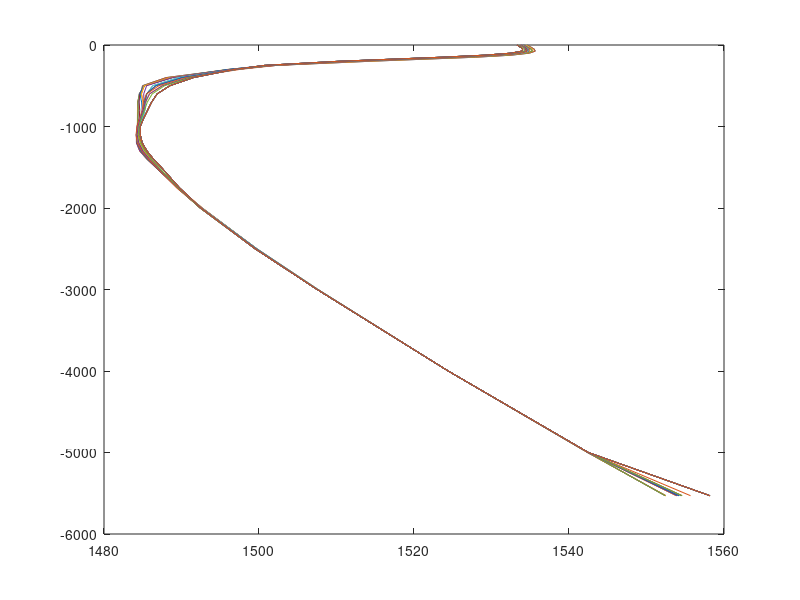

The MATLAB script that drew this image:
% std14profile.m - create sound speed profile from std014 site

% translate std014 profiles into 3-D space

clear all; close all;
load std14raw
latitude = unique(latitude) ; N = length(latitude) ;
longitude = unique(longitude) ; M = length(longitude) ;
depth = -svp0001(:,1)'; D = length(depth) ;

profile = reshape(profile,N,M)';
speed = zeros(D,N,M);
for n = 1:N
    for m = 1:M
        eval(sprintf('speed(:,n,m)=svp%04d(:,2);',profile(n,m)));
    end
end
plot( squeeze(speed(:,1,:)), depth ) ;

save std14profile latitude longitude depth speed

% create CDL file for import into netCDF

fo = fopen('std14profile.cdl','w');
fprintf(fo,'netcdf std14profile {\n');
fprintf(fo,'dimensions:\n');
fprintf(fo,'\ttime = 1, depth = %d, lat = %d, lon = %d;\n',D,N,M);
fprintf(fo,'variables:\n');
fprintf(fo,'\tfloat time(time), depth(depth), lat(lat), lon(lon), speed(time,depth,lat,lon);\n');
fprintf(fo,'\tdepth:units = "meters";\n');
fprintf(fo,'\tlat:units = "degrees_north";\n');
fprintf(fo,'\tlon:units = "degrees_east";\n');
fprintf(fo,'\tspeed:units = "meters/sec";\n');
fprintf(fo,'data:\n');
fprintf(fo,'\ttime = 0 ;\n');

fprintf(fo,'\tdepth = ');
for d=1:(D-1), fprintf(fo,'%.3f,',depth(d)); end
fprintf(fo,'%d;\n',depth(D));

fprintf(fo,'\tlat = ');
for n=1:(N-1), fprintf(fo,'%.3f,',latitude(n)); end
fprintf(fo,'%d;\n',latitude(N));

fprintf(fo,'\tlon = ');
for m=1:(M-1), fprintf(fo,'%.3f,',longitude(m)); end
fprintf(fo,'%d;\n',longitude(M));

fprintf(fo,'\tspeed = \n\t\t');
for d = 1:D
    for n = 1:N
        for m = 1:M
            fprintf(fo,'%.2f,',speed(d,n,m));
        end
        fprintf(fo,'\n\t\t');
    end
    fprintf(fo,'\n\t\t');
end
fprintf(fo,'\t;\n');

fprintf(fo,'}\n');
fclose(fo);
